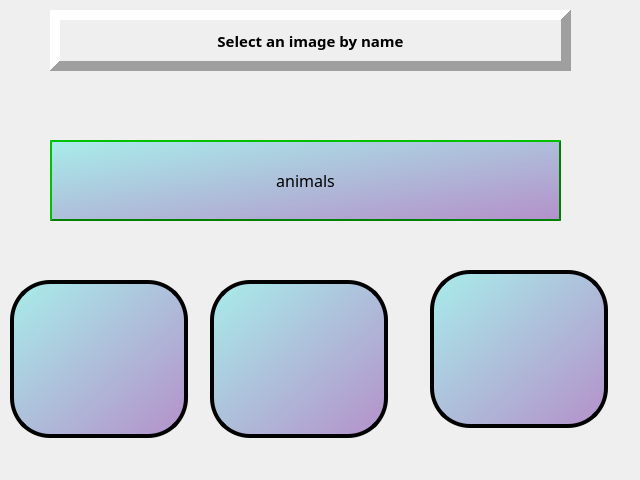
<?xml version="1.0" encoding="UTF-8"?>
<ui version="4.0">
 <class>food</class>
 <widget class="QWidget" name="food">
  <property name="geometry">
   <rect>
    <x>0</x>
    <y>0</y>
    <width>640</width>
    <height>480</height>
   </rect>
  </property>
  <property name="windowTitle">
   <string>Form</string>
  </property>
  <widget class="QPushButton" name="P_1">
   <property name="geometry">
    <rect>
     <x>10</x>
     <y>280</y>
     <width>178</width>
     <height>158</height>
    </rect>
   </property>
   <property name="styleSheet">
    <string notr="true">QPushButton{
                                 ;
background-color: qlineargradient(spread:pad, x1:0, y1:0, x2:1, y2:1, stop:0 rgba(168, 237, 234, 255), stop:1 rgba(180, 144, 202, 255));
       border-style: inset;
    border-width:4px;
 border-radius:40px;
   border-color: black;
    max-width:150px;
   max-height:150px;
  min-width:170px;
 min-height:150px;
                                 }
 QPushButton:hover{
 border: 4px inset black;
	background-color: qlineargradient(spread:pad, x1:0, y1:0, x2:1, y2:1, stop:0 rgba(48, 207, 208, 255), stop:1 rgba(51, 8, 103, 255));
 }
                            </string>
   </property>
   <property name="text">
    <string/>
   </property>
  </widget>
  <widget class="QPushButton" name="P_2">
   <property name="geometry">
    <rect>
     <x>210</x>
     <y>280</y>
     <width>178</width>
     <height>158</height>
    </rect>
   </property>
   <property name="styleSheet">
    <string notr="true">QPushButton{
                                 ;
background-color: qlineargradient(spread:pad, x1:0, y1:0, x2:1, y2:1, stop:0 rgba(168, 237, 234, 255), stop:1 rgba(180, 144, 202, 255));
       border-style: inset;
    border-width:4px;
 border-radius:40px;
   border-color: black;
    max-width:150px;
   max-height:150px;
  min-width:170px;
 min-height:150px;
                                 }
 QPushButton:hover{
 border: 4px inset black;
	background-color: qlineargradient(spread:pad, x1:0, y1:0, x2:1, y2:1, stop:0 rgba(48, 207, 208, 255), stop:1 rgba(51, 8, 103, 255));
 }
                            </string>
   </property>
   <property name="text">
    <string/>
   </property>
  </widget>
  <widget class="QPushButton" name="P_3">
   <property name="geometry">
    <rect>
     <x>430</x>
     <y>270</y>
     <width>178</width>
     <height>158</height>
    </rect>
   </property>
   <property name="styleSheet">
    <string notr="true">QPushButton{
                                 ;
background-color: qlineargradient(spread:pad, x1:0, y1:0, x2:1, y2:1, stop:0 rgba(168, 237, 234, 255), stop:1 rgba(180, 144, 202, 255));
       border-style: inset;
    border-width:4px;
 border-radius:40px;
   border-color: black;
    max-width:150px;
   max-height:150px;
  min-width:170px;
 min-height:150px;
                                 }
 QPushButton:hover{
 border: 4px inset black;
	background-color: qlineargradient(spread:pad, x1:0, y1:0, x2:1, y2:1, stop:0 rgba(48, 207, 208, 255), stop:1 rgba(51, 8, 103, 255));
 }
                            </string>
   </property>
   <property name="text">
    <string/>
   </property>
  </widget>
  <widget class="QLabel" name="label_2">
   <property name="geometry">
    <rect>
     <x>50</x>
     <y>10</y>
     <width>521</width>
     <height>61</height>
    </rect>
   </property>
   <property name="font">
    <font>
     <family>Lucida Fax</family>
     <pointsize>11</pointsize>
     <weight>75</weight>
     <bold>true</bold>
    </font>
   </property>
   <property name="frameShape">
    <enum>QFrame::Panel</enum>
   </property>
   <property name="frameShadow">
    <enum>QFrame::Raised</enum>
   </property>
   <property name="lineWidth">
    <number>10</number>
   </property>
   <property name="midLineWidth">
    <number>10</number>
   </property>
   <property name="text">
    <string>Select an image by name</string>
   </property>
   <property name="alignment">
    <set>Qt::AlignCenter</set>
   </property>
  </widget>
  <widget class="QLabel" name="label">
   <property name="geometry">
    <rect>
     <x>50</x>
     <y>140</y>
     <width>511</width>
     <height>81</height>
    </rect>
   </property>
   <property name="font">
    <font>
     <family>Segoe Script</family>
     <pointsize>12</pointsize>
    </font>
   </property>
   <property name="styleSheet">
    <string notr="true">
border-style: outset;
background-color: qlineargradient(spread:pad, x1:0, y1:0, x2:1, y2:1, stop:0 rgba(168, 237, 234, 255), stop:1 rgba(180, 144, 202, 255));
border-color: green;
border-width:2px;


                                             
 </string>
   </property>
   <property name="text">
    <string>animals</string>
   </property>
   <property name="alignment">
    <set>Qt::AlignCenter</set>
   </property>
  </widget>
 </widget>
 <resources/>
 <connections/>
</ui>
